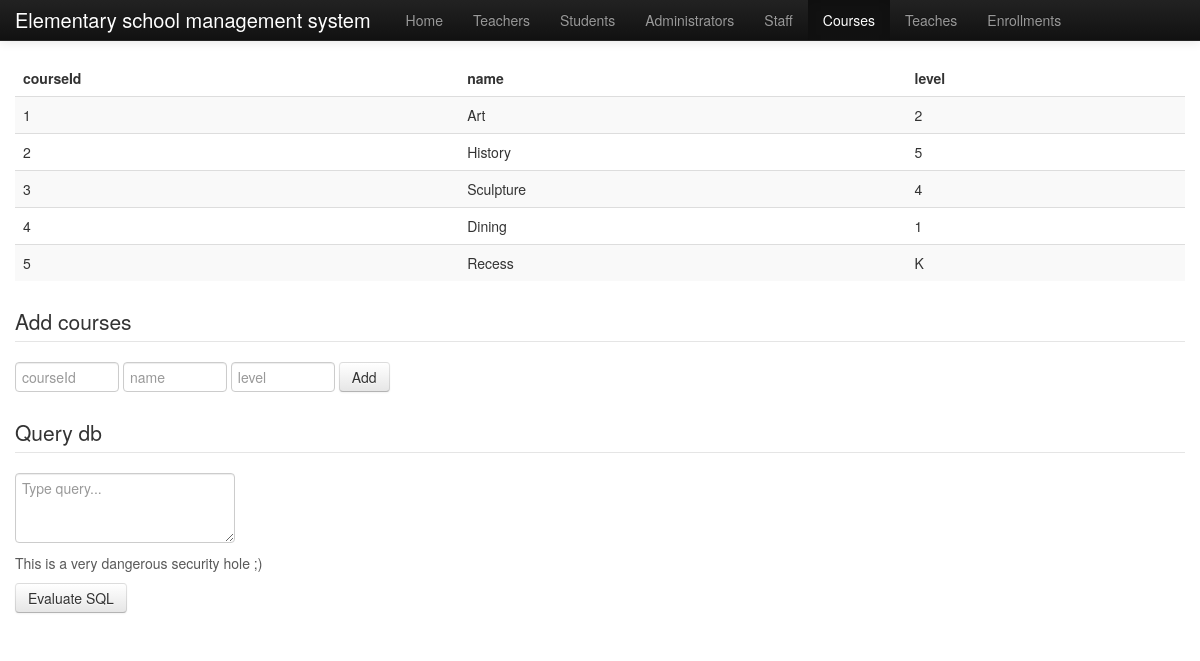
Screenshot of /courses with the database file from the repository.
### tables this page shows
CREATE TABLE Courses (
	courseId integer primary key autoincrement check (courseId >= 0),
	name text not null,
	level text not null check (level = 'K' or level = '1' or level = '2' or level = '3' or level = '4' or level = '5'),
	unique (name, level)
);

### test.py (the view)
@app.route("/courses")
def courses():
	result = query_db("select * from Courses")
	return render_template("entries.html", entries=result, active_page="courses")

### test.py (called while the page is built)
def connect_db():
	conn = sqlite3.connect("database.db")
	conn.execute("PRAGMA foreign_keys = ON;")
	return conn

def query_db(query, args=(), one=False):
	cur = g.db.execute(query, args)
	rv = [dict((cur.description[idx][0], value)
			   for idx, value in enumerate(row)) for row in cur.fetchall()]
	return (rv[0] if rv else None) if one else rv

@app.before_request
def before_request():
	g.db = connect_db()

@app.teardown_request
def teardown_request(e):
	g.db.close()

### templates/entries.html (shortened to what this page needs)
{% extends "layout.html" %}
{% block container %}
<table class="table table-striped">
	<thead>
		<tr>
		{% for key in entries[0] %}
			<th>{{ key }}</th>
		{% endfor %}
		</tr>
	</thead>
	<tbody>
		{% for entry in entries %}
			<tr>
				{% for key in entry %}
					<td>{{ entry[key] }}</td>
				{% endfor %}
			</tr>
		{% endfor %}
	</tbody>
</table>
<form action="{{ url_for('add_' + active_page) }}" method="post" class="form-inline">
	<fieldset>
		<legend>{{"Add " + active_page}}</legend>
		{% for key in entries[0] %}
			<input type="text" class="input-small" placeholder={{ key }} name={{ key }}>
		{% endfor %}
		<button type="submit" class="btn">Add</button>
	</fieldset>
</form>
<form action="{{ url_for('qdb') }}" method="post">
	<fieldset>
		<legend>Query db</legend>
		<textarea type="text" rows="3" placeholder="Type query..." name="sql"></textarea>
		<span class="help-block">This is a very dangerous security hole ;)</span>
		<button type="submit" class=" btn">Evaluate SQL</button>
	</fieldset>
</form>
{% endblock %}

### templates/layout.html (style rules this page uses)
body { padding-top: 60px; }

### rows the page displays
Courses: courseId "1" "Art" "2"
Courses: courseId "2" "History" "5"
Courses: courseId "3" "Sculpture" "4"
Courses: courseId "4" "Dining" "1"
Courses: courseId "5" "Recess" "K"

### other values shown
{{ caption|e }} "Home" "Teachers" "Students" "Administrators" "Staff" "Courses" "Teaches" "Enrollments"
{{ key }} "courseId" "name" "level"
{{ "Add " + active_page }} "Add courses"
